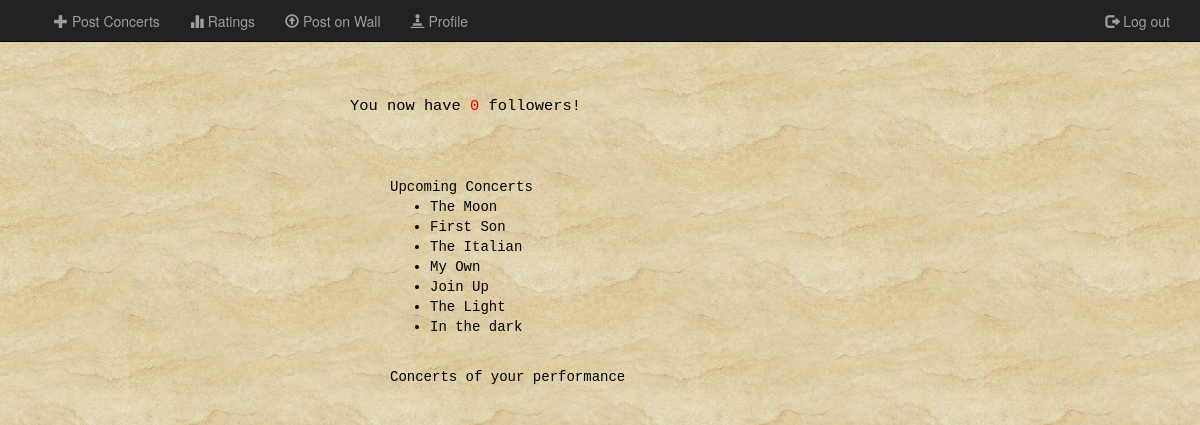
Screenshot of /php/ahome.php with the database file from the repository.
### tables this page shows
CREATE TABLE IF NOT EXISTS `Concert` (
  `concertId` int(10) NOT NULL AUTO_INCREMENT,
  `concertName` varchar(50) NOT NULL,
  `description` varchar(100) DEFAULT NULL,
  `locationId` int(10) DEFAULT NULL,
  `eventDate` date NOT NULL,
  `eventTime` time NOT NULL,
  `ticketPrice` float DEFAULT '0',
  `availableSeats` int(10) NOT NULL,
  `bookingSiteLink` varchar(50) DEFAULT NULL,
  `overallRating` int(10) DEFAULT NULL,
  `createdByType` varchar(50) DEFAULT NULL,
  `createdBy` int(10) DEFAULT NULL,
  `creationDate` datetime DEFAULT '0000-00-00 00:00:00',
  `bandId` int(10) DEFAULT NULL,
  PRIMARY KEY (`concertId`),
  KEY `bandId` (`bandId`),
  KEY `locationId` (`locationId`)
);

### php/ahome.php (the view, shortened to what this page needs)
<!DOCTYPE html>
<html>
<head>
	<link href="../css/bootstrap.min.css" rel="stylesheet"></link>
	<link rel="stylesheet" href="../css/ahome.css"></link>
</head>
<body>
	<?php
	include ("include.php");
	$artistid = $_SESSION["artistid"];
	$gname = $_SESSION["Name"];
	?>
	<div class = "navbar navbar-inverse navbar-fixed-top">
		<div class = "container">
			<div class = "navbar-header ">
				<p class = "navbar-brand"><?php echo $gname; ?></p>
			</div>
			<div class = "collapse navbar-collapse" id = "myNavbar">
				<ul class = "nav navbar-nav">
					<li><a href = "apost.php"><span class = "glyphicon glyphicon-plus"></span> Post Concerts</a></li>
					<li><a href = "vwrating.php"><span class = "glyphicon glyphicon-stats"></span> Ratings</a></li>
					<li><a href = "awall.php"><span class = "glyphicon glyphicon-upload"></span> Post on Wall</a></li>
					<li><a href = "aprofile.php?artistid=<?php echo $artistid?>"><span class = "glyphicon glyphicon-pawn"></span> Profile</a></li>
				</ul>
				<ul class = "nav navbar-nav navbar-right">
					<li><a href = "logout.php"><span class = "glyphicon glyphicon-log-out"></span> Log out</a></li>
				</ul>
			</div>
		</div>
	</div>
	<?php
	$aid =  $_SESSION["artistid"];
	$stmt = $mysqli->prepare("select count(*) from User_Artist ua JOIN Artist a where a.artistId = ? AND a.artistId=ua.artistId");
	$stmt->bind_param("i", $aid);
	$stmt->execute();
	$stmt->bind_result($attname);
	echo '<div class="container"><div class="fixed-width"><div class="follower">You now have ';
	echo '<span class="highlight" id = "fanColor">';
	echo $attname;
	echo '</span> followers!</div></div></div>';
	if ($stmt = $mysqli->prepare("select concertName from Concert where eventDate > current_timestamp")) {
		$stmt->execute();
		$stmt->bind_result($cname);
		echo '<div class="container"><div class="fixed-width"><div class="announceText">Upcoming Concerts ';
		echo '<ul class="highlight">';
		while($stmt->fetch()) {
			$cname = htmlspecialchars($cname);
			echo '<li>';
			echo $cname;
			echo '</li>';
		}
		echo '</ul>';
		echo '</div></div></div>';
	}
	if ($stmt = $mysqli->prepare("select concertName from Concert ct JOIN Artist_Concert ac where ct.concertId=ac.concertId AND artistId = ?")) {
		echo '<div class="container"><div class="fixed-width"><div class="announceText">Concerts of your performance ';
		echo '</div></div></div>';
	}
	?>
</body>
</html>

### css/ahome.css (style rules this page uses)
body { background-image: url("../img/bg.jpg"); background-size: repeat; min-height:100%; padding-top: 45px; }
html { height:100%; min-height:100%; }
.navbar-fixed-top { min-height:30px; }
.navbar .navbar-brand { padding: 0px 12px;font-size: 18px;line-height: 44px; height: 31px; color: #99CCFF; }
.navbar .navbar-nav > li > a { padding-top: 3px; padding-bottom: 0px; line-height: 37px; height: 38px; }
.announceText { margin-top:20px; font-size:1em; color:#000000; font-family: monospace; margin-left:360px; }
.follower { margin-left:320px; margin-top:50px; margin-bottom:40px; font-size:1.1em; color:#000000; font-family: monospace; }
.highlight { color:#000000; text-decoration:bold; }
#fanColor { color:red; }
.fixed-width { width:1150px; }

### rows the page displays
concert: concertName "The Moon"
concert: concertName "First Son"
concert: concertName "The Italian"
concert: concertName "My Own"
concert: concertName "Join Up"
concert: concertName "The Light"
concert: concertName "In the dark"

### other values shown
$attname "0"
